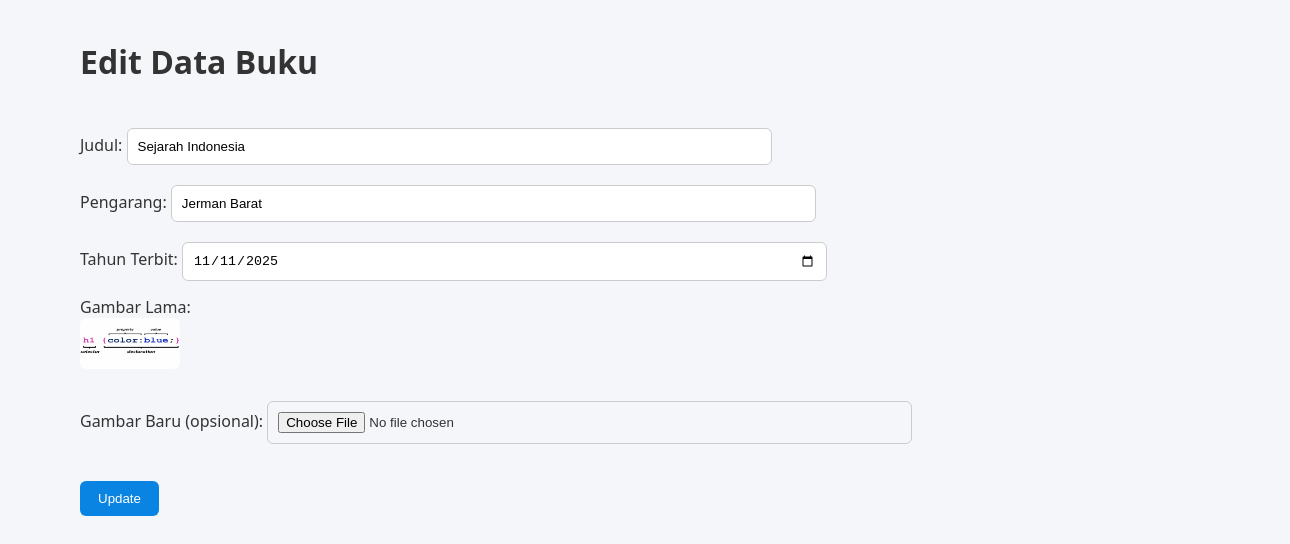
/edit.php?id=5, run on the app's committed database.
### tables this page shows
CREATE TABLE `books` (
  `id` int NOT NULL,
  `judul` varchar(255) NOT NULL,
  `pengarang` varchar(255) NOT NULL,
  `tahun_terbit` date NOT NULL,
  `gambar` varchar(255) NOT NULL
);

### edit.php (the view, shortened to what this page needs)
<?php
include 'db.php';
if (isset($_GET['id'])) {
    $id = $_GET['id'];
    $sql = "SELECT * FROM books WHERE id = $id";
    $result = mysqli_query($conn, $sql);
    $book = mysqli_fetch_assoc($result);
}
?>
<!DOCTYPE html>
<html lang="en">
<head>
    <link rel="stylesheet" href="style.css">
</head>
<body>
    <h1>Edit Data Buku</h1>
    <form method="POST" enctype="multipart/form-data">
        Judul: <input type="text" name="judul" value="<?php echo $book['judul']; ?>" required><br>
        Pengarang: <input type="text" name="pengarang" value="<?php echo $book['pengarang']; ?>" required><br>
        Tahun Terbit: <input type="date" name="tahun_terbit" value="<?php echo $book['tahun_terbit']; ?>" required><br>
        Gambar Lama: <br>
        <img src="uploads/<?php echo $book['gambar']; ?>" width="100"><br><br>
        Gambar Baru (opsional): <input type="file" name="gambar"><br><br>
        <button type="submit" name="submit">Update</button>
    </form>
</body>
</html>

### style.css (style rules this page uses)
body { font-family: "Segoe UI", Tahoma, sans-serif; background-color: #f5f6fa; color: #333; margin: 0; padding: 0; }
form, h1 { width: 100%; justify-content: center; align-items: center; margin-top: 40px; margin-left: 80px; }
input[type="text"], input[type="date"], input[type="number"], input[type="file"], input[type="search"] { width: 50%; padding: 10px; margin: 5px 0 15px 0; border: 1px solid #ccc; border-radius: 6px; box-sizing: border-box; }
button, a.button { background-color: #0984e3; color: white; border: none; padding: 10px 18px; border-radius: 6px; text-decoration: none; cursor: pointer; transition: background 0.2s ease; }
img { border-radius: 6px; }

### data on the page
books: judul "Sejarah Indonesia", pengarang "Jerman Barat", tahun_terbit "11/11/2025", gambar (picture)
